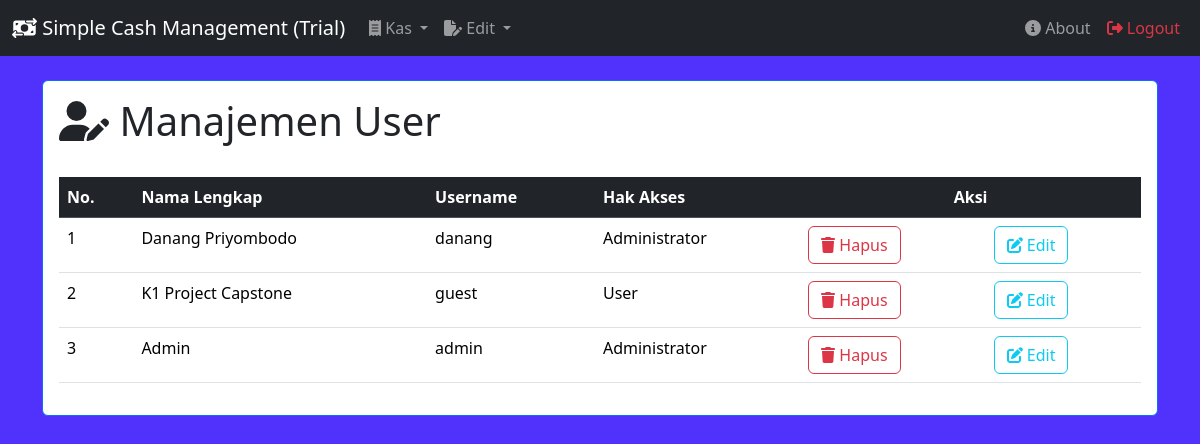
The app's page /kas/page-user/user-man.php (signed in) with its own data.
### tables this page shows
CREATE TABLE `user` (
  `id_user` int(64) NOT NULL,
  `fullname` varchar(256) NOT NULL,
  `uname` varchar(256) NOT NULL,
  `passwd` varchar(256) NOT NULL,
  `priv` varchar(128) NOT NULL
);

### kas/page-user/user-man.php (the view, shortened to what this page needs)
<?php
    $root = realpath($_SERVER['DOCUMENT_ROOT']);
    require_once $root."/kas/session.php";
    $cek_user = mysqli_query($conn,"select * from user");
?>
<!DOCTYPE html>
<html lang="en">
<head>
</head>
    <link rel="stylesheet" href="../lib/bootstrap/css/bootstrap.min.css">
<body style="background-color: rgb(81, 50, 252);">
    <nav class="navbar navbar-expand-lg bg-dark" data-bs-theme="dark">
        <div class="container-fluid">
            <a href="../homepage.php" class="navbar-brand"><i class="fa-solid fa-money-bill-transfer"> </i> Simple Cash Management (Trial)</a>
            <div class="collapse navbar-collapse" id="navbarSupportedContent">
                <ul class="navbar-nav me-auto mb-2 mb-lg-0">
                    <li class="nav-item dropdown">
                        <a class="nav-link dropdown-toggle" href="#" role="button" data-bs-toggle="dropdown" aria-expanded="false">
                            <i class="fa-solid fa-receipt"> </i> Kas
                        </a>
                    </li>
                    <li class="nav-item dropdown">
                        <a class="nav-link dropdown-toggle" href="#" role="button" data-bs-toggle="dropdown" aria-expanded="false">
                            <i class="fa-solid fa-file-pen"> </i> Edit
                        </a>
                    </li>
                </ul>
                <ul class="navbar-nav d-flex">
                    <li class="nav-item"><a href="" class="nav-link"><i class="fa-solid fa-circle-info"> </i> About</a></li>
                    <li class="nav-item"><a href="../logout.php" class="nav-link text-danger"><i class="fa-solid fa-right-from-bracket"></i> Logout</a></li>
                </ul>
            </div>
        </div>
    </nav>
    <br>
    <div class="container">
        <div class="card border-primary">
            <div class="card-body">
                <div class="row">
                    <div class="col-lg-12">
                        <h1><i class="fa-solid fa-user-pen"> </i> Manajemen User</h1>
                    </div>
                </div>
                <div class="row">
                    <div class="col-lg-12"><br></div>
                </div>
                <div class="row">
                    <div class="col-md-12">
                        <div class="table-responsive">
                            <table class="table">
                                <thead>
                                    <tr class="table-dark">
                                        <th scope="col">No.</th>
                                        <th scope="col">Nama Lengkap</th>
                                        <th scope="col">Username</th>
                                        <th scope="col">Hak Akses</th>
                                        <th scope="col" colspan="2" class="text-center">Aksi</th>
                                    </tr>
                                </thead>
                                <tbody>
                                    <?php while($td = mysqli_fetch_array($cek_user)){ ?>
                                    <tr>
                                        <?php
                                            echo "<td>".$td['id_user']."</td>";
                                            echo "<td>".$td['fullname']."</td>";
                                            echo "<td>".$td['uname']."</td>";
                                            echo "<td>".$td['priv']."</td>";
                                        ?>
                                            <td><a href="" class="btn btn-outline-danger text-center"><i class="fa-solid fa-trash"></i> Hapus</a></td>
                                            <td><a href="" class="btn btn-outline-info text-center"><i class="fa-solid fa-pen-to-square"></i> Edit</a></td>
                                    </tr>
                                        <?php } ?>
                                </tbody>
                            </table>
                        </div>
                    </div>
                </div>
            </div>
        </div>
    </div>
</body>
</html>

### records on screen
user: id_user "1", fullname "Danang Priyombodo", uname "danang", priv "Administrator"
user: id_user "2", fullname "K1 Project Capstone", uname "guest", priv "User"
user: id_user "3", fullname "Admin", uname "admin", priv "Administrator"
